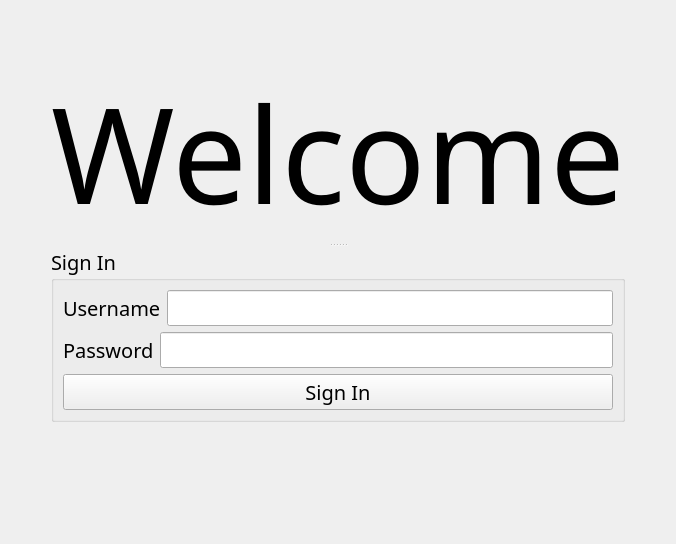
        <widget class="QWidget" name="Log_In_Page">
         <layout class="QGridLayout" name="gridLayout_2">
          <item row="2" column="1">
           <spacer name="verticalSpacer">
            <property name="orientation">
             <enum>Qt::Vertical</enum>
            </property>
            <property name="sizeType">
             <enum>QSizePolicy::Expanding</enum>
            </property>
            <property name="sizeHint" stdset="0">
             <size>
              <width>100</width>
              <height>111</height>
             </size>
            </property>
           </spacer>
          </item>
          <item row="1" column="2">
           <spacer name="horizontalSpacer_2">
            <property name="orientation">
             <enum>Qt::Horizontal</enum>
            </property>
            <property name="sizeType">
             <enum>QSizePolicy::Expanding</enum>
            </property>
            <property name="sizeHint" stdset="0">
             <size>
              <width>40</width>
              <height>100</height>
             </size>
            </property>
           </spacer>
          </item>
          <item row="1" column="0">
           <spacer name="horizontalSpacer">
            <property name="orientation">
             <enum>Qt::Horizontal</enum>
            </property>
            <property name="sizeType">
             <enum>QSizePolicy::Expanding</enum>
            </property>
            <property name="sizeHint" stdset="0">
             <size>
              <width>40</width>
              <height>100</height>
             </size>
            </property>
           </spacer>
          </item>
          <item row="0" column="1">
           <spacer name="verticalSpacer_2">
            <property name="orientation">
             <enum>Qt::Vertical</enum>
            </property>
            <property name="sizeType">
             <enum>QSizePolicy::Expanding</enum>
            </property>
            <property name="sizeHint" stdset="0">
             <size>
              <width>20</width>
              <height>50</height>
             </size>
            </property>
           </spacer>
          </item>
          <item row="1" column="1">
           <widget class="QSplitter" name="splitter">
            <property name="orientation">
             <enum>Qt::Vertical</enum>
            </property>
            <widget class="QLabel" name="label">
             <property name="sizePolicy">
              <sizepolicy hsizetype="MinimumExpanding" vsizetype="MinimumExpanding">
               <horstretch>0</horstretch>
               <verstretch>0</verstretch>
              </sizepolicy>
             </property>
             <property name="font">
              <font>
               <family>Palace Script MT</family>
               <pointsize>100</pointsize>
              </font>
             </property>
             <property name="text">
              <string>Welcome</string>
             </property>
             <property name="alignment">
              <set>Qt::AlignCenter</set>
             </property>
            </widget>
            <widget class="QGroupBox" name="groupBox">
             <property name="sizePolicy">
              <sizepolicy hsizetype="MinimumExpanding" vsizetype="MinimumExpanding">
               <horstretch>0</horstretch>
               <verstretch>0</verstretch>
              </sizepolicy>
             </property>
             <property name="font">
              <font>
               <family>Rockwell</family>
               <pointsize>15</pointsize>
              </font>
             </property>
             <property name="title">
              <string>Sign In</string>
             </property>
             <layout class="QVBoxLayout" name="verticalLayout">
              <property name="sizeConstraint">
               <enum>QLayout::SetDefaultConstraint</enum>
              </property>
              <item>
               <layout class="QHBoxLayout" name="horizontalLayout">
                <item>
                 <widget class="QLabel" name="label_2">
                  <property name="text">
                   <string>Username</string>
                  </property>
                 </widget>
                </item>
                <item>
                 <widget class="QLineEdit" name="lineEdit_username"/>
                </item>
               </layout>
              </item>
              <item>
               <layout class="QHBoxLayout" name="horizontalLayout_2">
                <item>
                 <widget class="QLabel" name="label_3">
                  <property name="text">
                   <string>Password</string>
                  </property>
                 </widget>
                </item>
                <item>
                 <widget class="QLineEdit" name="lineEdit_password"/>
                </item>
               </layout>
              </item>
              <item>
               <widget class="QPushButton" name="Log_In">
                <property name="text">
                 <string>Sign In</string>
                </property>
               </widget>
              </item>
             </layout>
            </widget>
           </widget>
          </item>
         </layout>
        </widget>
